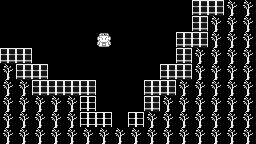

This is a level from a 2D game, rendered from its Tiled map with the project's own tilesets. A one-line summary and the complete map file follow:
An orthogonal 16x9 tile map with 16x16 px tiles, 3 tile layers (ground, ground2, npc), 6 tilesets.

<map version="1.10" tiledversion="1.10.1" orientation="orthogonal" renderorder="right-down" width="16" height="9" tilewidth="16" tileheight="16" infinite="0" nextlayerid="10" nextobjectid="1">
 <editorsettings>
  <export target="map2.tmx" format="tmx" />
 </editorsettings>
 <tileset firstgid="1" source="../tilesets/tileset4.tsx" />
 <tileset firstgid="7" source="../tilesets/tileset56.tsx" />
 <tileset firstgid="13" source="../tilesets/tileset6.tsx" />
 <tileset firstgid="19" source="../tilesets/tileset66.tsx" />
 <tileset firstgid="25" source="../tilesets/npcsetgreyscale.tsx" />
 <tileset firstgid="33" source="../tilesets/tilemap_002-1.tsx" />
 <layer id="8" name="ground" width="16" height="9">
  <data encoding="csv">
7,7,7,7,7,7,7,7,7,7,7,7,7,7,7,7,
7,7,7,7,7,7,7,7,7,7,7,7,7,7,7,7,
7,7,7,7,7,7,7,7,7,7,7,7,7,7,7,7,
7,7,7,7,7,7,7,7,7,7,7,7,7,7,7,7,
7,7,7,7,7,7,7,7,7,7,7,7,7,7,7,7,
7,7,7,7,7,7,7,7,7,7,7,7,7,7,7,7,
7,7,7,7,7,7,7,7,7,7,7,7,7,7,7,7,
7,7,7,7,7,7,7,7,7,7,7,7,7,7,7,7,
7,7,7,7,7,7,7,7,7,7,7,7,7,7,7,7
</data>
 </layer>
 <layer id="9" name="ground2" width="16" height="9">
  <data encoding="csv">
0,0,0,0,0,0,0,0,0,0,0,0,15,15,12,12,
0,0,0,0,0,0,0,0,0,0,0,0,15,12,12,12,
0,0,0,0,0,0,0,0,0,0,0,15,15,12,12,12,
15,15,0,0,0,0,0,0,0,0,0,15,12,12,12,12,
12,15,15,0,0,0,0,0,0,0,15,15,12,12,12,12,
12,12,15,15,15,15,0,0,0,15,15,12,12,12,12,12,
12,12,12,12,12,9,0,0,0,15,12,12,12,12,12,12,
12,12,12,12,12,9,9,0,9,12,12,12,12,12,12,12,
12,12,12,12,12,12,12,12,12,12,12,12,12,12,12,12
</data>
 </layer>
 <layer id="7" name="npc" width="16" height="9">
  <data encoding="csv">
0,0,0,0,0,0,0,0,0,0,0,0,0,0,0,0,
0,0,0,0,0,0,0,0,0,0,0,0,0,0,0,0,
0,0,0,0,0,0,28,0,0,0,0,0,0,0,0,0,
0,0,0,0,0,0,0,0,0,0,0,0,0,0,0,0,
0,0,0,0,0,0,0,0,0,0,0,0,0,0,0,0,
0,0,0,0,0,0,0,0,0,0,0,0,0,0,0,0,
0,0,0,0,0,0,0,0,0,0,0,0,0,0,0,0,
0,0,0,0,0,0,0,0,0,0,0,0,0,0,0,0,
0,0,0,0,0,0,0,0,0,0,0,0,0,0,0,0
</data>
 </layer>
</map>
